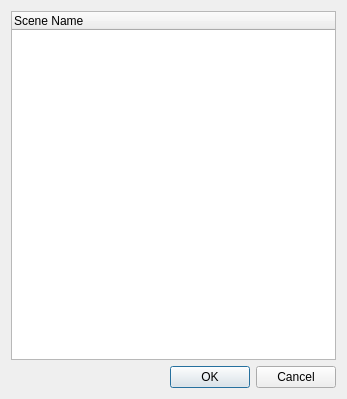
<?xml version="1.0" encoding="UTF-8"?>
<ui version="4.0">
 <class>SceneSelection</class>
 <widget class="QDialog" name="SceneSelection">
  <property name="geometry">
   <rect>
    <x>0</x>
    <y>0</y>
    <width>347</width>
    <height>399</height>
   </rect>
  </property>
  <property name="windowTitle">
   <string>Select Scene</string>
  </property>
  <layout class="QVBoxLayout" name="verticalLayout">
   <item>
    <widget class="QTreeWidget" name="m_tree">
     <property name="alternatingRowColors">
      <bool>true</bool>
     </property>
     <property name="rootIsDecorated">
      <bool>false</bool>
     </property>
     <property name="itemsExpandable">
      <bool>false</bool>
     </property>
     <property name="sortingEnabled">
      <bool>false</bool>
     </property>
     <property name="allColumnsShowFocus">
      <bool>true</bool>
     </property>
     <column>
      <property name="text">
       <string>Scene Name</string>
      </property>
     </column>
    </widget>
   </item>
   <item>
    <widget class="QDialogButtonBox" name="m_buttonBox">
     <property name="orientation">
      <enum>Qt::Horizontal</enum>
     </property>
     <property name="standardButtons">
      <set>QDialogButtonBox::Cancel|QDialogButtonBox::Ok</set>
     </property>
    </widget>
   </item>
  </layout>
 </widget>
 <resources/>
 <connections>
  <connection>
   <sender>m_buttonBox</sender>
   <signal>accepted()</signal>
   <receiver>SceneSelection</receiver>
   <slot>accept()</slot>
   <hints>
    <hint type="sourcelabel">
     <x>257</x>
     <y>389</y>
    </hint>
    <hint type="destinationlabel">
     <x>157</x>
     <y>274</y>
    </hint>
   </hints>
  </connection>
  <connection>
   <sender>m_buttonBox</sender>
   <signal>rejected()</signal>
   <receiver>SceneSelection</receiver>
   <slot>reject()</slot>
   <hints>
    <hint type="sourcelabel">
     <x>325</x>
     <y>389</y>
    </hint>
    <hint type="destinationlabel">
     <x>286</x>
     <y>274</y>
    </hint>
   </hints>
  </connection>
 </connections>
</ui>
